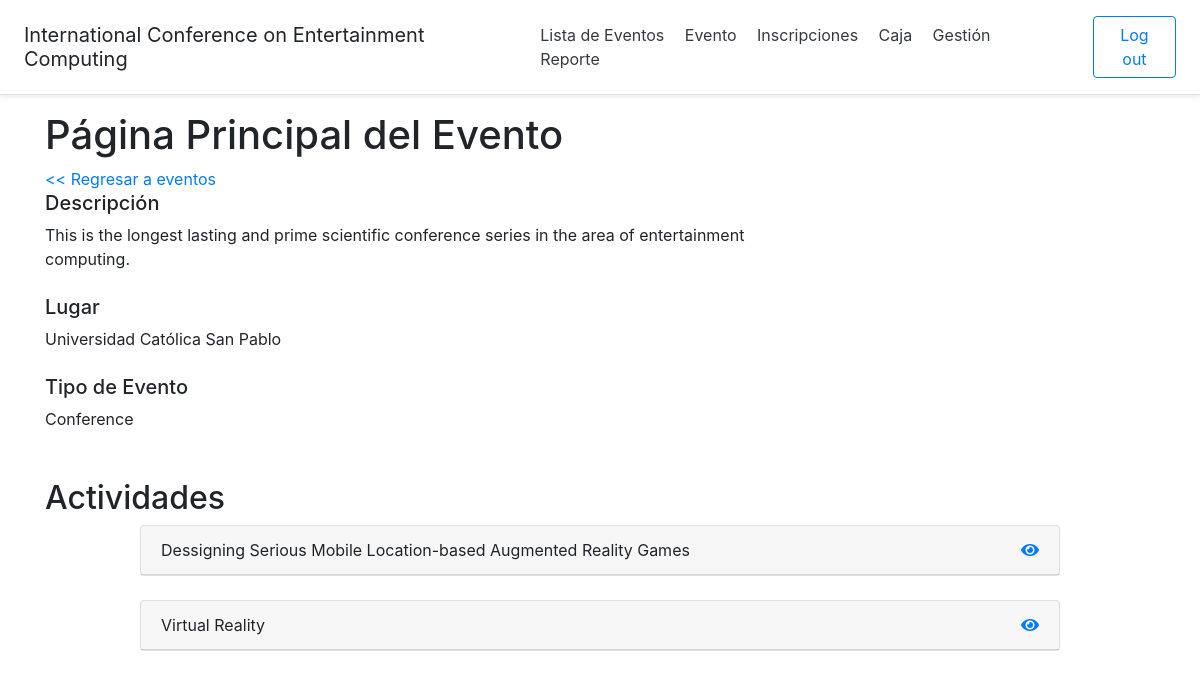
The page /evento/1 on the database as committed earlier.
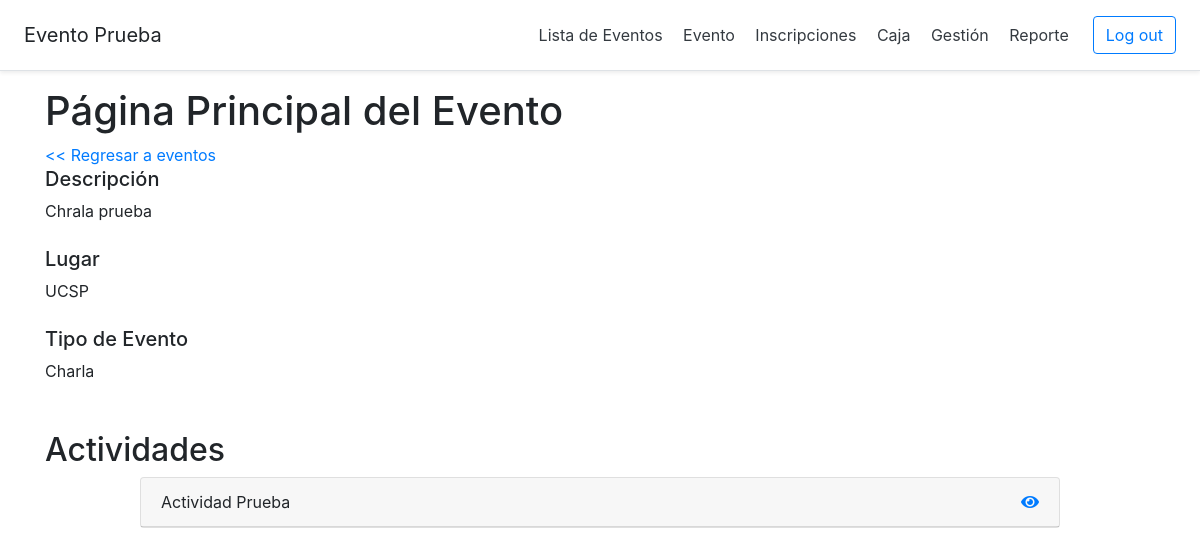
The same page on the database as committed later.
### models.py (models this page shows)
class Evento(db.Model):
    id = db.Column(db.Integer, primary_key=True)
    nombre = db.Column(db.String(100), nullable=False)
    tipo = db.Column(db.String(100), nullable=False)
    descripcion = db.Column(db.String(130), nullable=False)
    lugar = db.Column(db.String(100), nullable=False)
    estado = db.Column(db.String(20), default="Borrador")
    fechaCreacion = db.Column(db.Date, default=datetime.utcnow)
    fechaPreInscripcion = db.Column(db.Date)
    fechaAprtrInscripcion = db.Column(db.Date)
    fechaLmtDscnto = db.Column(db.Date)
    fechaCierreInscripcion = db.Column(db.Date)
    fechaInicio = db.Column(db.Date)
    fechaFin = db.Column(db.Date)
    cntInscritos = db.Column(db.Integer, default=0)
    cntPreInscritos = db.Column(db.Integer, default=0)
    prcntjDscnto = db.Column(db.Float, default=0)
    plantilla = db.Column(db.Boolean, default=False)
    actividades = db.relationship('Actividad', backref='evento', lazy=True)
    usuarios_eventos = db.relationship('Usuario_Evento', backref='evento', lazy=True)
    movimientos = db.relationship('Movimiento', backref='evento', lazy=True)
    categorias = db.relationship('Categoria', backref='evento', lazy=True)
    paquetes = db.relationship('Paquete', backref='evento', lazy=True)

class Actividad(db.Model):
    id = db.Column(db.Integer, primary_key = True)
    nombre = db.Column(db.String(30), nullable=False)
    tipo = db.Column(db.String(30))
    descripcion = db.Column(db.String(130))
    consideraciones = db.Column(db.String(100))
    fechaInicio = db.Column(db.DateTime)
    fechaFin = db.Column(db.DateTime)
    ponente = db.Column(db.String(50))
    idEvento = db.Column(db.Integer, db.ForeignKey('evento.id'), nullable=False)
    ambientes = db.relationship('Ambiente', backref='actividad', lazy = True)
    materiales = db.relationship('Material', backref='actividad', lazy = True)

### app.py (the view)
@app.route('/evento/<idEvento>', methods=['GET','POST'])
def evento(idEvento):
    miEvento = Evento.query.filter_by(
        id = idEvento
    ).first()
    session['idEvento'] = idEvento
    listaAct = []
    actividades = Actividad.query.filter_by(idEvento = session['idEvento'])
    for actividad in actividades:
        listaAct.append({
            "id":actividad.id,
            "nombre":actividad.nombre
        })
    if actividades:
        fechaMin = miEvento.fechaInicio
        fechaMax = miEvento.fechaFin
        for actividad in actividades:
            if not fechaMin:
                fechaMin = actividad.fechaInicio.date()
            if not fechaMax:
                fechaMax = actividad.fechaFin.date()
            if actividad.fechaInicio.date() < fechaMin:
                fechaMin = actividad.fechaInicio.date()
            if actividad.fechaFin.date() > fechaMax:
                fechaMax = actividad.fechaFin.date()
        miEvento.fechaInicio = fechaMin
        miEvento.fechaFin = fechaMax
        db.session.commit()
    return render_template(
        'SCV-B01MenuEventoAdmin.html',
        idEvento = session['idEvento'],
        estado = miEvento.estado,
        descripcion = miEvento.descripcion,
        lugar = miEvento.lugar,
        tipoEvento = miEvento.tipo,
        actividad = listaAct,
        lenActividad = len(listaAct),
        nombreEvento = miEvento.nombre)

### app.py (called while the page is built)
@app.context_processor
def utility_processor():
    return dict()

### templates/SCV-B01MenuEventoAdmin.html (shortened to what this page needs)
{% extends "Layout.html" %}
{% block body %}
<h1>Página Principal del Evento</h1>
<a href="{{url_for('listaEventos')}}"> << Regresar a eventos </a>
<div id="datos-evento" class="row">
    <div class="col-8">
        <div class="">
            <h5>Descripción</h5>
            {{descripcion}}
        </div>
        <br>
        <div class="">
            <h5>Lugar</h5>
            {{lugar}}
        </div>
        <br>
        <div class="">
            <h5>Tipo de Evento</h5>
            {{tipoEvento}}
        </div>
        <br>
    </div>
    <div class="col-4">
    </div>
</div>
<div>
    <br>
    <h2>Actividades</h2>
    <div class="row">
        <div class="col-1"></div>
        <div id="activities-list" class="col">
            {%for i in range(0, lenActividad)%}
            <div class="card">
                <div class="card-header">
                    <div class="row">
                        <div class="col"> {{actividad[i].nombre}}</div>
                        <div class="col-2 text-right">
                            {% if estado == 'Borrador' %}
                            <a href="{{ url_for('actividad',id = actividad[i].id) }}"><i class="fas fa-pencil-alt"> </i></a>
                            <a href="{{ url_for('eliminarActividad',id = actividad[i].id) }}"><i class="fas fa-trash"> </i></a>
                            {% else %}
                            <a href="{{ url_for('actividad',id = actividad[i].id) }}"><i class="fas fa-eye"> </i></a>
                            {% endif %}
                        </div>
                    </div>
                </div>
            </div>
            <br>
            {%endfor%}
        </div>
        <div class="col-1"></div>
    </div>
</div>
{% endblock %}

### templates/Layout.html (shortened to what the changed rows need)
<!doctype html>
<html lang="en">
    <head>
        <link rel="stylesheet" href="https://cdn.jsdelivr.net/npm/bootstrap@4.6.0/dist/css/bootstrap.min.css">
        <link rel="stylesheet" href="{{ url_for('static', filename='css/extra.css') }}">
        <link rel="stylesheet" href="{{ url_for('static', filename='css/fontawesome.css') }}">
        <link rel="stylesheet" href="{{ url_for('static', filename='css/solid.css') }}">
    </head>
    <div class="d-flex flex-column flex-md-row align-items-center p-3 px-md-4 mb-3 bg-white border-bottom shadow-sm">
        {% if tipoUsuario == 'Visitante'%}
        <h5 class="my-0 mr-md-auto font-weight-normal" style="cursor: pointer;" onclick="window.location='{{url_for('index')}}'">Our Point</h5>
        <nav class="my-2 my-md-0 mr-md-3">
            <a class="p-2 text-dark" href="{{url_for('nosotros')}}" disabled>Nosotros</a>
            <a class="p-2 text-dark" href="{{url_for('index')}}">Eventos</a>
        </nav>
        <a class="btn btn-outline-primary" href="{{ url_for('login') }}">Log in</a>
        <a class="btn btn-outline-primary" href="{{ url_for('register') }}">Sign Up</a>
        {% else %}
            {% if tipoUsuario == 'Participante' %}
                <h5 class="my-0 mr-md-auto font-weight-normal" style="cursor: pointer;" onclick="window.location='{{url_for('index')}}'">{{nombreEvento}}</h5>
                <nav class="my-2 my-md-0 mr-md-3">
                    <a class="p-2 text-dark" href="{{ url_for('index') }}">Inicio</a>
                    <a class="p-2 text-dark" href="{{ url_for('listaEventosParticipante') }}">Mis Eventos</a>                 </nav>
            {% else %}
                {% if notShow == True %}
                    <h5 class="my-0 mr-md-auto font-weight-normal" style="cursor: pointer;" onclick="window.location='{{url_for('listaEventos')}}'">{{nombreEvento}}</h5>
                    <nav class="my-2 my-md-0 mr-md-3">
                        <a class="p-2 text-dark" href="{{ url_for('index') }}">Inicio</a>
                        <a class="p-2 text-dark" href="{{ url_for('listaEventos') }}">Lista de Eventos</a>
                    </nav>
                {% else %}
                    {% if tipoUsuario == 'Caja' %}
                    <h5 class="my-0 mr-md-auto font-weight-normal" style="cursor: pointer;" onclick="window.location='{{url_for('listaEventos')}}'">{{nombreEvento}}</h5>
                    <nav class="my-2 my-md-0 mr-md-3">
                        <a class="p-2 text-dark" href="{{ url_for('movimiento') }}">Registrar Movimimento</a>
                        <a class="p-2 text-dark" href="{{ url_for('movimiento') }}">Registrar Inscripcion</a>
                        <a class="p-2 text-dark" href="{{ url_for('validarInscripcion') }}">Validar Inscripcion</a>
                    </nav>
                    {% else %}
                        {% if tipoUsuario == 'Colaborador' %}
                        <h5 class="my-0 mr-md-auto font-weight-normal" style="cursor: pointer;" onclick="window.location='{{url_for('colaborador')}}'">{{nombreEvento}}</h5>
                        <nav class="my-2 my-md-0 mr-md-3">
                            <a class="p-2 text-dark" href="{{ url_for('asistencia') }}" disabled>Asistencia</a>
                            <a class="p-2 text-dark" href="{{ url_for('materiales') }}">Materiales</a>
                        </nav>
                        {% else %}
                        <h5 class="my-0 mr-md-auto font-weight-normal" style="cursor: pointer;" onclick="window.location='{{url_for('listaEventos')}}'">{{nombreEvento}}</h5>
                        <nav class="my-2 my-md-0 mr-md-3">
                            <a class="p-2 text-dark" href="{{ url_for('listaEventos') }}">Lista de Eventos</a>
                            <a class="p-2 text-dark" href="{{ url_for('evento', idEvento = idEvento) }}">Evento</a>
                            <a class="p-2 text-dark" href="{{ url_for('gestionar_inscripcion') }}">Inscripciones</a>
                            <a class="p-2 text-dark" href="{{ url_for('movimiento') }}">Caja</a>
                            <a class="p-2 text-dark" href="{{ url_for('gestionarUsuario') }}">Gestión</a>
                            <a class="p-2 text-dark" href="{{ url_for('reporteCaja') }}">Reporte</a>
                        </nav>
                        {% endif %}
                    {% endif %}
                {% endif %}
            {% endif %}
            <a class="btn btn-outline-primary" href="{{ url_for('logout') }}">Log out</a>
        {% endif %}
    </div>
    <body>
        <div class = "container">
            {% block body %}
            {% endblock %}
        </div>
    </body>
</html>

Rows that differ between the two databases and show on the page:
removed Actividad: nombre "Dessigning Serious Mobile Location-based Augmented Reality Games"
removed Actividad: nombre "Virtual Reality"
changed Evento: nombre "International Conference on Entertainment Computing" → "Evento Prueba"; descripcion "This is the longest lasting and prime scientific conference series in the area of entertainment computing." → "Chrala prueba"; lugar "Universidad Católica San Pablo" → "UCSP"; tipo "Conference" → "Charla"; estado "Finalizado" → "Inscripciones" (drawn)
now on this page (row edited): Actividad: nombre "Actividad Prueba"
